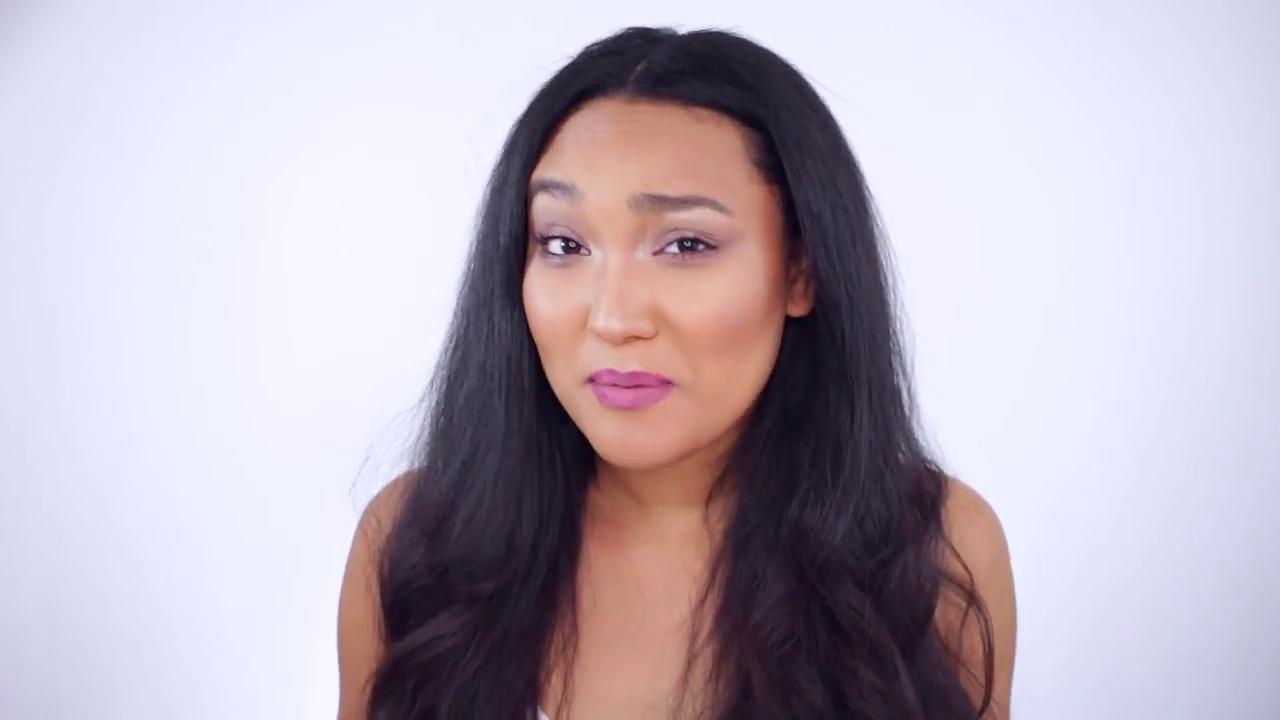
#> input picture frame 36 of ai/videos/3S8QUGYVf_w.003.mp4, 1280 x 720 px, given in place of ved.mp4.mp4, which was not available
$ python create_video.py
#> lines starting #> are read from the running program, lines starting #| are printed output that depends on the picture; pictures that were not available may be replaced by others from this repository, and a replacement may not be noted
import cv2
import os

def extract_faces_from_video(video_path, output_folder):
#> called with video_path = 'dataset/ved.mp4.mp4', output_folder = 'output_faces'
    cap = cv2.VideoCapture(video_path)
    face_cascade = cv2.CascadeClassifier(cv2.data.haarcascades + 'haarcascade_frontalface_default.xml')

    frame_id = 0
    os.makedirs(output_folder, exist_ok=True)

    while cap.isOpened():
        ret, frame = cap.read()
#> frame is the input picture: shape (720, 1280, 3); mean B, G, R 188.6, 176.3, 186.1
        if not ret:
            break

        gray = cv2.cvtColor(frame, cv2.COLOR_BGR2GRAY)
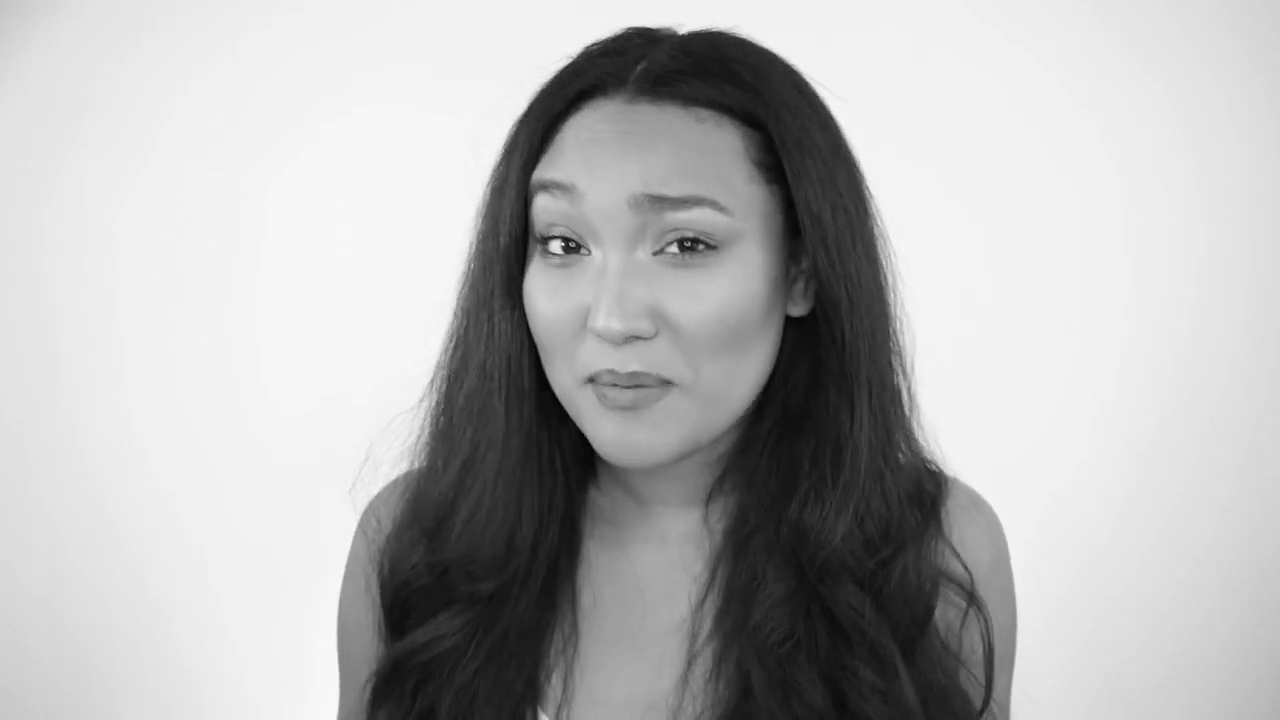
#> gray: shape (720, 1280); min 2, max 253, mean 180.6
        faces = face_cascade.detectMultiScale(gray, scaleFactor=1.1, minNeighbors=5)
#> faces = [[469, 111, 343, 343]]

        for i, (x, y, w, h) in enumerate(faces):
            face = frame[y:y+h, x:x+w]
            face_path = os.path.join(output_folder, f"frame_{frame_id}_face_{i}.jpg")
            cv2.imwrite(face_path, face)
#> this loop made 1 pass
#> pass 1, in extract_faces_from_video, `face = frame[y:y+h, x:x+w]`:
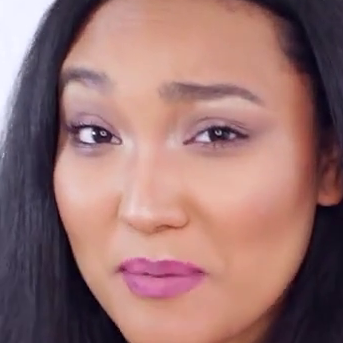
#> face: shape (343, 343, 3); mean B, G, R 112.3, 113.8, 152.3

        frame_id += 1

    cap.release()

# Пример использования
extract_faces_from_video("dataset/ved.mp4.mp4", "output_faces")

$ run again, starting later in the video
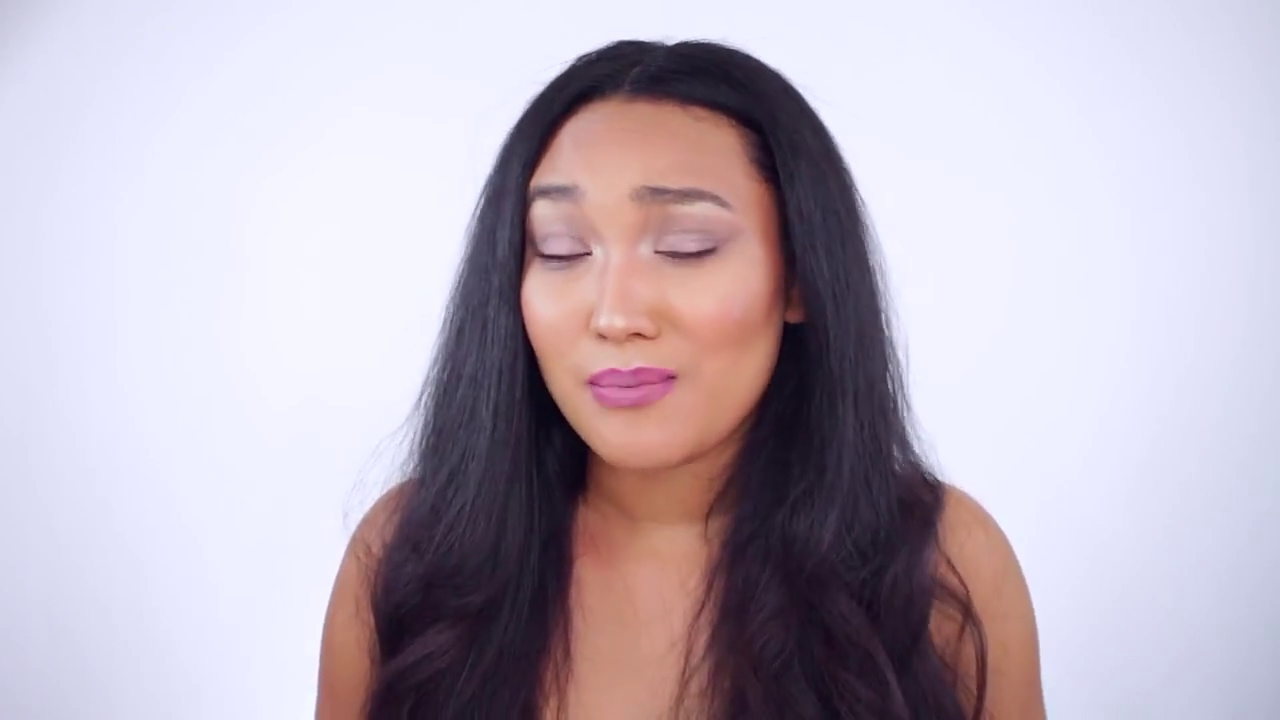
#> input picture frame 165 of ai/videos/3S8QUGYVf_w.003.mp4, 1280 x 720 px, given in place of ved.mp4.mp4, which was not available
#> in extract_faces_from_video, frame is the input picture: shape (720, 1280, 3); mean B, G, R 189.2, 176.9, 187.3
#> in extract_faces_from_video, `gray = cv2.cvtColor(frame, cv2.COLOR_BGR2GRAY)`:
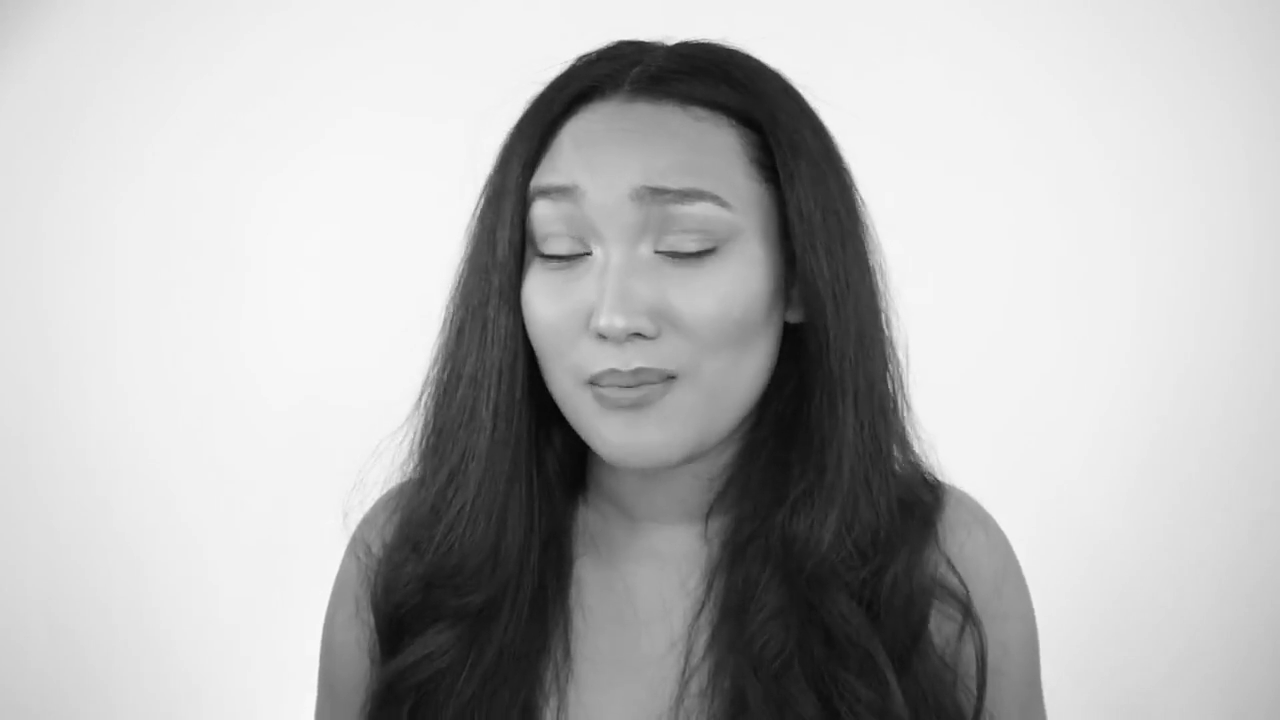
#> gray: shape (720, 1280); min 4, max 251, mean 181.4
#> faces = [[470, 114, 339, 339]]
#> the loop in extract_faces_from_video, `for i, (x, y, w, h) in enumerate(faces):` made 1 pass
#> pass 1, in extract_faces_from_video, `face = frame[y:y+h, x:x+w]`:
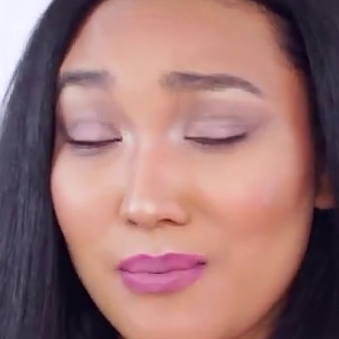
#> face: shape (339, 339, 3); mean B, G, R 114, 114.8, 154.6

$ run again, starting later in the video
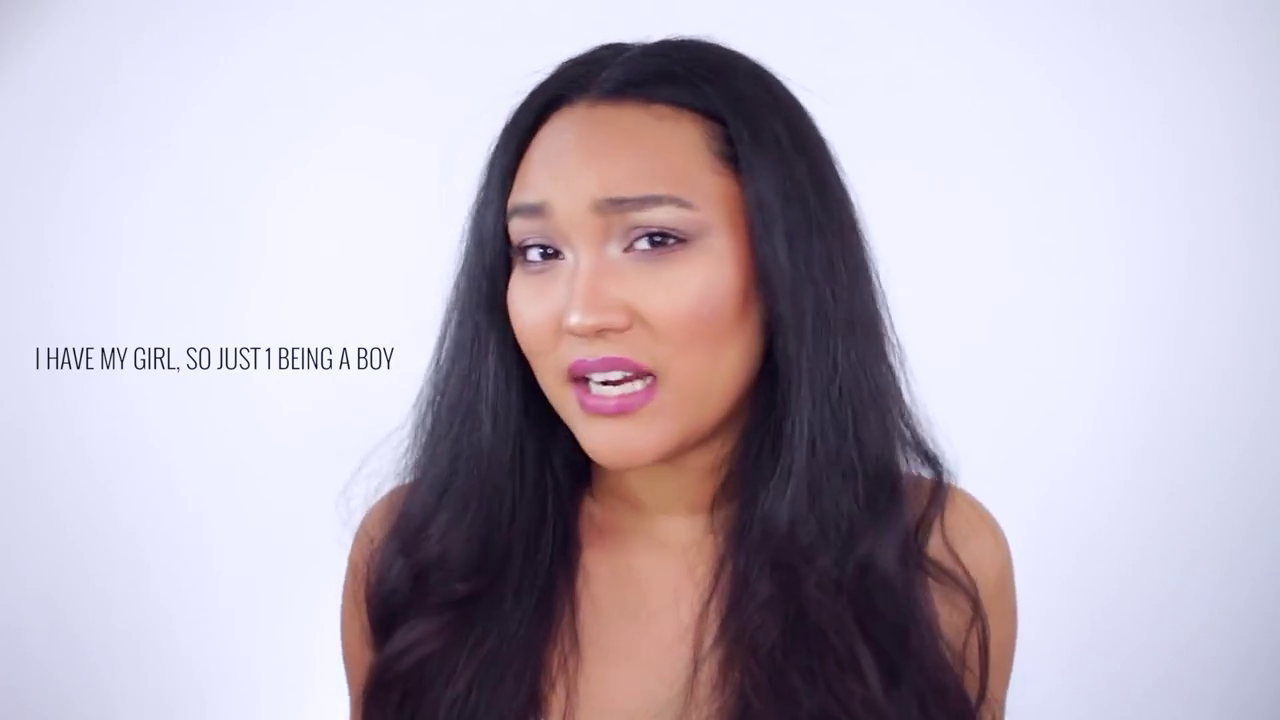
#> input picture frame 293 of ai/videos/3S8QUGYVf_w.003.mp4, 1280 x 720 px, given in place of ved.mp4.mp4, which was not available
#> in extract_faces_from_video, frame is the input picture: shape (720, 1280, 3); mean B, G, R 189.2, 176.4, 185.9
#> in extract_faces_from_video, `gray = cv2.cvtColor(frame, cv2.COLOR_BGR2GRAY)`:
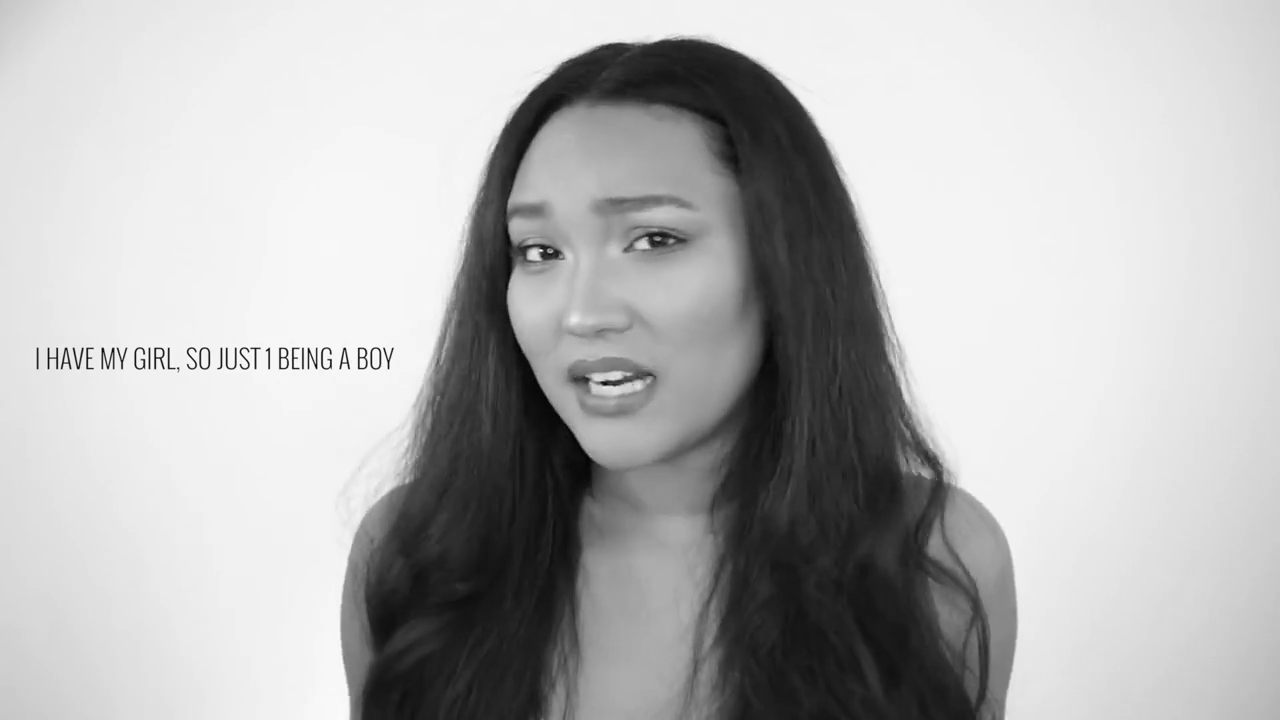
#> gray: shape (720, 1280); min 2, max 255, mean 180.7
#> faces = [[451, 114, 330, 330]]
#> the loop in extract_faces_from_video, `for i, (x, y, w, h) in enumerate(faces):` made 1 pass
#> pass 1, in extract_faces_from_video, `face = frame[y:y+h, x:x+w]`:
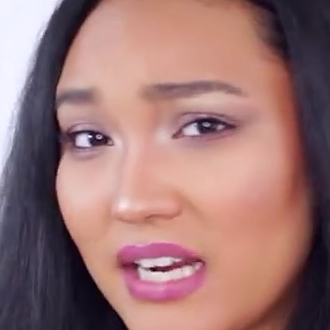
#> face: shape (330, 330, 3); mean B, G, R 116.7, 117.4, 156.2
